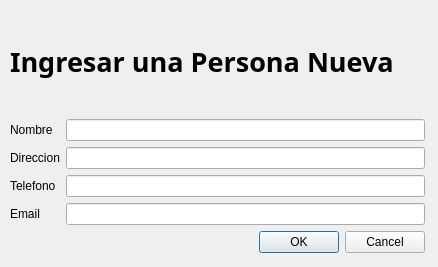
<?xml version="1.0" encoding="UTF-8"?>
<ui version="4.0">
 <class>CrearPersonaDialog</class>
 <widget class="QDialog" name="CrearPersonaDialog">
  <property name="geometry">
   <rect>
    <x>0</x>
    <y>0</y>
    <width>438</width>
    <height>267</height>
   </rect>
  </property>
  <property name="windowTitle">
   <string>Dialog</string>
  </property>
  <widget class="QWidget" name="">
   <property name="geometry">
    <rect>
     <x>10</x>
     <y>10</y>
     <width>415</width>
     <height>243</height>
    </rect>
   </property>
   <layout class="QVBoxLayout" name="verticalLayout">
    <item>
     <widget class="QLabel" name="label">
      <property name="sizePolicy">
       <sizepolicy hsizetype="Expanding" vsizetype="Preferred">
        <horstretch>0</horstretch>
        <verstretch>0</verstretch>
       </sizepolicy>
      </property>
      <property name="font">
       <font>
        <family>Oxygen-Sans</family>
        <pointsize>20</pointsize>
        <weight>75</weight>
        <bold>true</bold>
       </font>
      </property>
      <property name="text">
       <string>Ingresar una Persona Nueva</string>
      </property>
     </widget>
    </item>
    <item>
     <layout class="QFormLayout" name="formLayout">
      <item row="1" column="0">
       <widget class="QLabel" name="label_2">
        <property name="text">
         <string>Nombre</string>
        </property>
       </widget>
      </item>
      <item row="1" column="1">
       <widget class="QLineEdit" name="nombreEdit"/>
      </item>
      <item row="2" column="0">
       <widget class="QLabel" name="label_3">
        <property name="text">
         <string>Direccion</string>
        </property>
       </widget>
      </item>
      <item row="2" column="1">
       <widget class="QLineEdit" name="direccionEdit"/>
      </item>
      <item row="3" column="0">
       <widget class="QLabel" name="label_4">
        <property name="text">
         <string>Telefono</string>
        </property>
       </widget>
      </item>
      <item row="3" column="1">
       <widget class="QLineEdit" name="telefonoEdit"/>
      </item>
      <item row="4" column="1">
       <widget class="QLineEdit" name="emailEdit"/>
      </item>
      <item row="4" column="0">
       <widget class="QLabel" name="label_5">
        <property name="text">
         <string>Email</string>
        </property>
       </widget>
      </item>
     </layout>
    </item>
    <item>
     <widget class="QDialogButtonBox" name="buttonBox">
      <property name="orientation">
       <enum>Qt::Horizontal</enum>
      </property>
      <property name="standardButtons">
       <set>QDialogButtonBox::Cancel|QDialogButtonBox::Ok</set>
      </property>
     </widget>
    </item>
   </layout>
  </widget>
 </widget>
 <resources/>
 <connections>
  <connection>
   <sender>buttonBox</sender>
   <signal>accepted()</signal>
   <receiver>CrearPersonaDialog</receiver>
   <slot>accept()</slot>
   <hints>
    <hint type="sourcelabel">
     <x>248</x>
     <y>254</y>
    </hint>
    <hint type="destinationlabel">
     <x>157</x>
     <y>274</y>
    </hint>
   </hints>
  </connection>
  <connection>
   <sender>buttonBox</sender>
   <signal>rejected()</signal>
   <receiver>CrearPersonaDialog</receiver>
   <slot>reject()</slot>
   <hints>
    <hint type="sourcelabel">
     <x>316</x>
     <y>260</y>
    </hint>
    <hint type="destinationlabel">
     <x>286</x>
     <y>274</y>
    </hint>
   </hints>
  </connection>
 </connections>
</ui>
